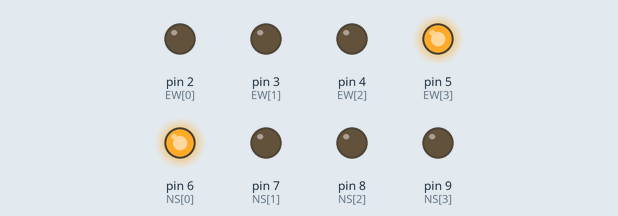
Simulated run of this sketch. Board: Arduino Uno, built with avr-gcc and run on an emulated ATmega328P. Shown: output pins drawn as LEDs (lit = HIGH).

Above: at 3.0 s.
At 10.5 s:
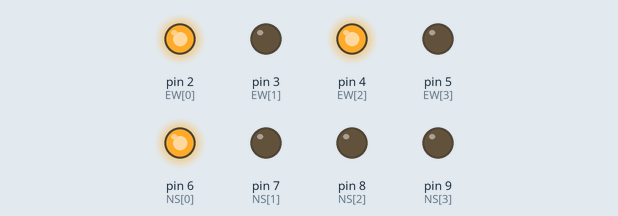
At 18.0 s:
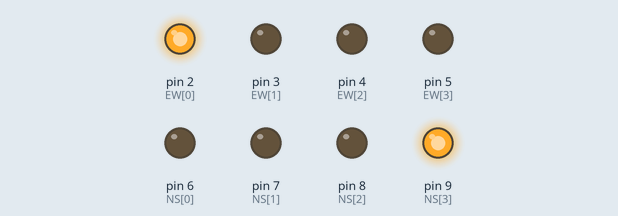
At 22.0 s:
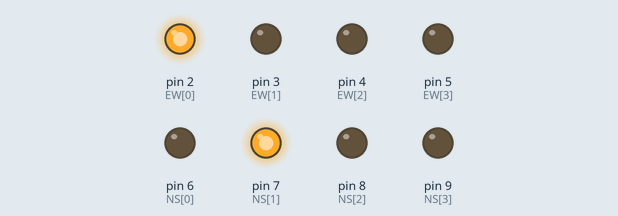
At 25.5 s:
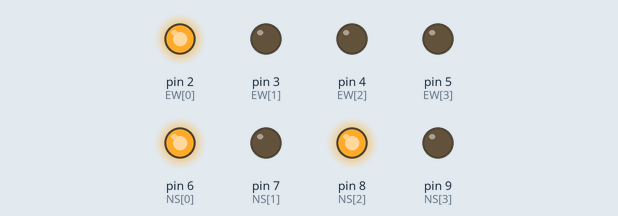
At 37.0 s:
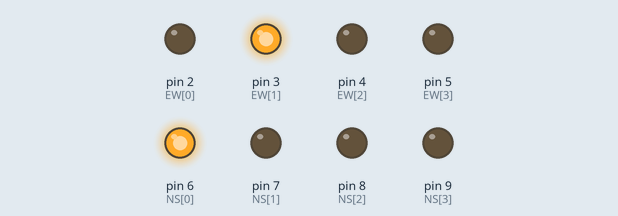
Timing chart, 0 to 39.0 s (numbered marks = the images above):
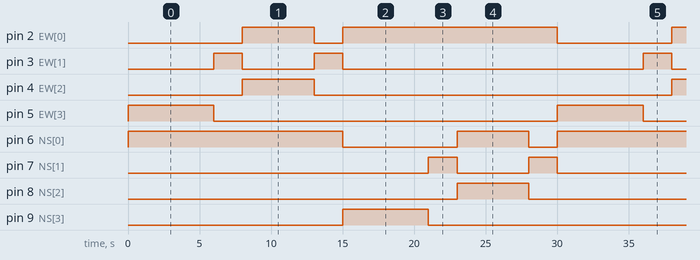

The sketch:

road_signal.ino
```cpp
// 도로용 Arduino (남는 Uno, Nano 도 그대로 됨): ④교차로 4색 신호등 4개 (sim.py SIGNAL_PHASES 와 같은 순서·시간)
// 등 하나 = 빨강·노랑·초록 좌회전화살표·초록 LED 4개. 마주 보는 두 등(동서끼리, 남북끼리)은 같은 핀에 병렬.
// LED마다 220옴 저항 따로. 핀 하나에 LED 2개 = 약 20mA (핀 한도 40mA 안).
// 화살표: 초록 LED 위에 ← 모양으로 구멍 낸 검은 종이/테이프를 붙임.

//                 빨강 노랑 화살표 초록
const int EW[4] = {2, 3, 4, 5};    // 동서 방향 진행 차로를 보는 등 2개
const int NS[4] = {6, 7, 8, 9};    // 남북 방향 진행 차로를 보는 등 2개
enum { R = 1, Y = 2, A = 4, G = 8 };

struct Phase { unsigned long ms; byte ew, ns; };
const Phase PHASES[] = {
  {6000, G, R},          // 동서 직진
  {2000, Y, R},
  {5000, R | A, R},      // 동서 좌회전
  {2000, Y, R},
  {6000, R, G},          // 남북 직진
  {2000, R, Y},
  {5000, R, R | A},      // 남북 좌회전
  {2000, R, Y},
};

void show(const int pins[4], byte lamps) {
  for (int i = 0; i < 4; i++) digitalWrite(pins[i], lamps >> i & 1);
}

void setup() {
  for (int i = 0; i < 4; i++) { pinMode(EW[i], OUTPUT); pinMode(NS[i], OUTPUT); }
}

void loop() {
  for (const Phase &p : PHASES) {
    show(EW, p.ew);
    show(NS, p.ns);
    delay(p.ms);
  }
}
```

Measured:
- by itself, pin 2 (EW[0]): repeats every 30.0 s: LOW 2.0 s, HIGH 15.0 s, LOW 8.0 s, HIGH 5.0 s
- by itself, pin 3 (EW[1]), pin 7 (NS[1]): repeats every 30.0 s: LOW 5.0 s, HIGH 2.0 s, LOW 21.0 s, HIGH 2.0 s
- by itself, pin 4 (EW[2]), pin 8 (NS[2]): alternates HIGH for 5.0 s and LOW for 25.0 s
- by itself, pin 5 (EW[3]), pin 9 (NS[3]): alternates HIGH for 6.0 s and LOW for 24.0 s
- by itself, pin 6 (NS[0]): repeats every 30.0 s: LOW 8.0 s, HIGH 5.0 s, LOW 2.0 s, HIGH 15.0 s
